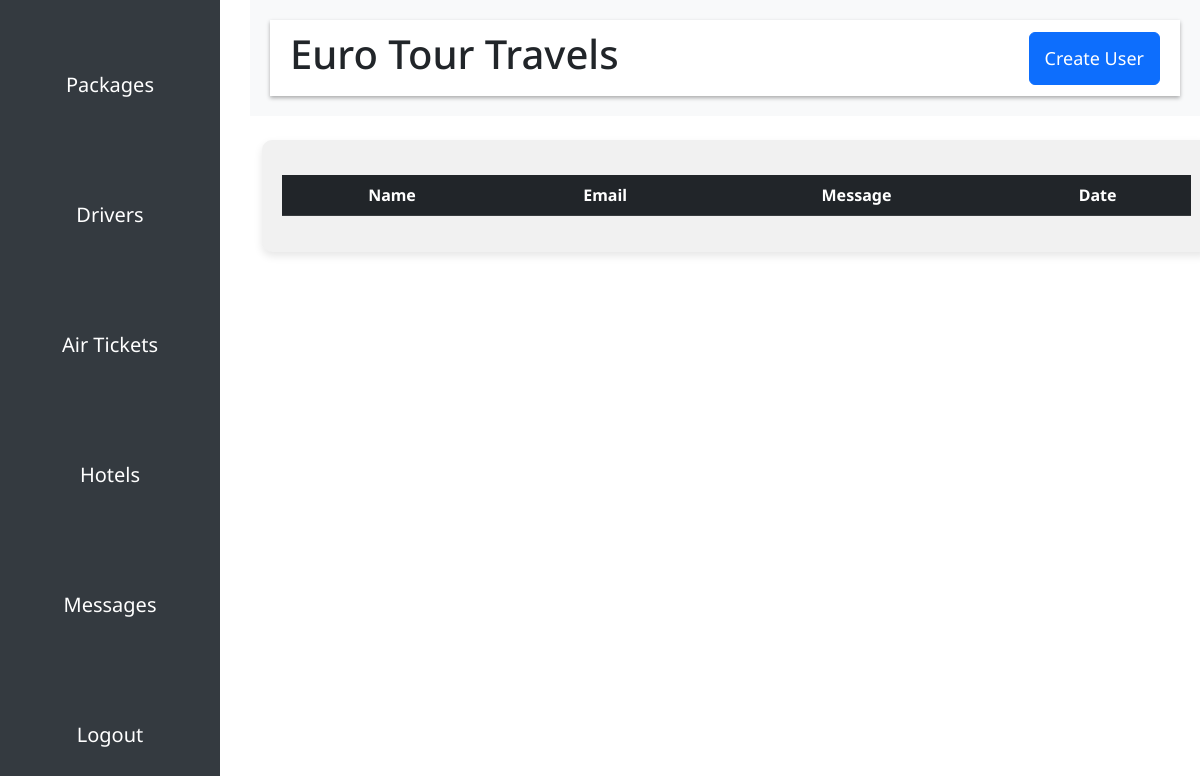
The page /message/ on the database as committed earlier.
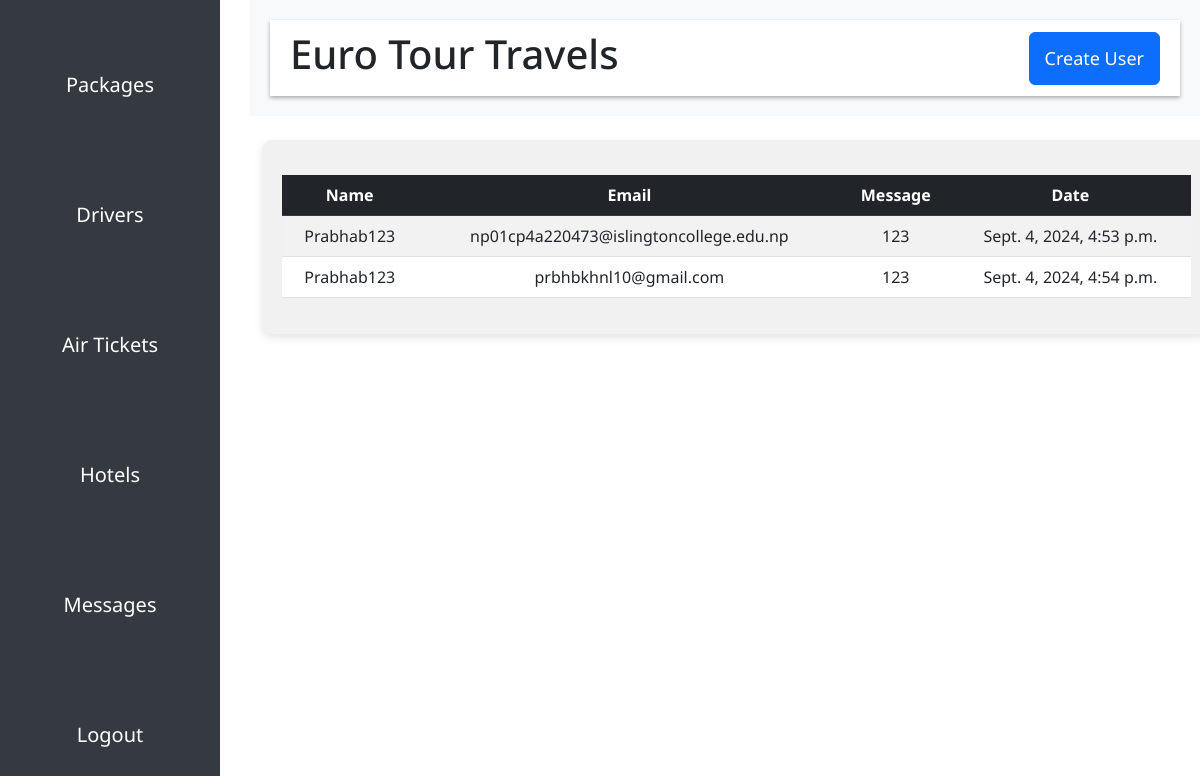
The same page on the database as committed later.
### homepage/models.py (models this page shows, shortened)
class Contact(models.Model):
    name = models.CharField(max_length=100)
    email = models.EmailField()
    subject = models.TextField()
    date = models.DateTimeField()

### core/views.py (the view)
# urls.py: path("message/", message, name="message"),
def message(request):
    messages = Contact.objects.all()
    context = {
        'contacts' : messages
    }
    return render(request, 'admin/contact.html', context=context)

### templates/admin/contact.html (shortened to what this page needs)
{% extends 'admin/adminbase.html' %}
{% load static %}
{% block body %}
  <div class="container mt-4">
    <div class="package-table mt-4">
      <table class="table table-striped table-hover">
        <thead class="table-dark">
          <tr>
            <th>Name</th>
            <th>Email</th>
            <th>Message</th>
            <th>Date</th>
          </tr>
        </thead>
        <tbody>
          {% for i in contacts %}
          <tr>
            <td>{{i.name}}</td>
            <td>{{i.email}}</td>
            <td>{{i.subject}}</td>
            <td>{{i.date}}</td>
          </tr>
          {% endfor %}
        </tbody>
      </table>
    </div>
  </div>
{% endblock %}

### templates/admin/adminbase.html (shortened to what this page needs)
<!DOCTYPE html>
<html lang="en">
  {% load static %}
  <head>
    <link rel="stylesheet" href="{% static 'css/admincss/style.css' %}" />
    <link href="https://cdn.jsdelivr.net/npm/bootstrap@5.3.0/dist/css/bootstrap.min.css" rel="stylesheet" />
    <link rel="stylesheet" href="https://cdnjs.cloudflare.com/ajax/libs/font-awesome/6.0.0-beta3/css/all.min.css" />
    <link rel="stylesheet" href="https://cdn.jsdelivr.net/npm/bootstrap-icons/font/bootstrap-icons.css" />
  </head>
  <body>
    <div class="wrapper d-flex">
      <nav class="sidebar navbar-light custom-navbar">
        <a href="{% url 'package' %}">Packages</a>
        <a href="{% url 'driver' %}">Drivers</a>
        <a href="{% url 'ticket' %}">Air Tickets</a>
        <a href="{% url 'hotels' %}">Hotels</a>
        <a href="{% url 'message' %}">Messages</a>
        <a href="{% url 'admin-logout' %}">Logout</a>
      </nav>
      <div class="main-content flex-grow-1">
        <header class="header d-flex justify-content-between align-items-center">
          <div class="dashboard-heading">
            <h1 class="main-header">Euro Tour Travels</h1>
          </div>
          <div class="text-center">
            <a href="{% url "add-user" %}" class="btn btn-primary" style="padding: 12px 15px; font-size: 18px;">Create User</a>
        </div>
        </header>
      </div>
    </div>
    {% block body %}
    {% endblock %}
  </body>
</html>

### static/css/admincss/style.css (style rules this page uses)
.sidebar { width: 220px; background-color: #343a40; color: white; display: flex; flex-direction: column; justify-content: center; align-items: center; gap: 20px; position: fixed; height: 100vh; overflow: auto; z-index: 1000; }
.sidebar a { text-decoration: none; color: white; padding: 30px 15px; margin-top: 20px; display: block; transition: background-color 0.2s; width: 100%; text-align: center; font-size: 20px; }
.main-content { margin-left: 250px; background-color: #f8f9fa; padding: 20px; flex-grow: 1; }
.header { background-color: #ffffff; box-shadow: 0 2px 4px rgba(0, 0, 0, 0.317); padding: 10px 20px; display: flex; justify-content: space-between; align-items: center; }
.main-header { font-size: 40px; }
.package-table { background-color: #f1f1f1; padding: 20px; padding-top: 35px; border-radius: 10px; box-shadow: 0 4px 8px rgba(0, 0, 0, 0.1); margin-top: 20px; margin-left: 50px; width: 85%; position: relative; left: 170px; }
.table { width: 100%; background-color: white; }
.table th, .table td { padding: 15px; text-align: center; vertical-align: middle; }
.table-dark { background-color: #343a40; color: white; }

### templates/admin/adminbase.html (style rules this page uses)
body { font-family: 'Noto Sans', sans-serif; overflow-y: scroll; overflow-x: hidden; }

Rows that differ between the two databases and show on the page:
added Contact: name "Prabhab123", email "np01cp4a220473@islingtoncollege.edu.np", subject "123", date "Sept. 4, 2024, 4:53 p.m."
added Contact: name "Prabhab123", email "prbhbkhnl10@gmail.com", subject "123", date "Sept. 4, 2024, 4:54 p.m."
